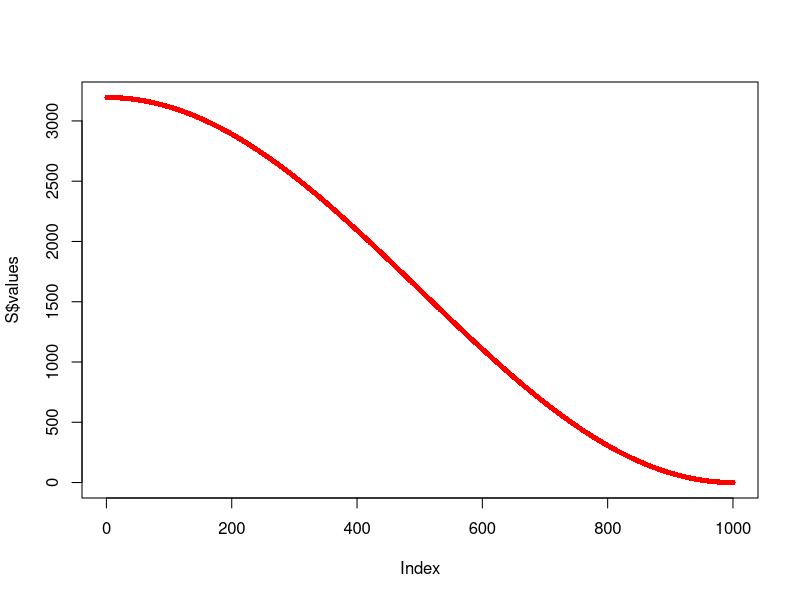
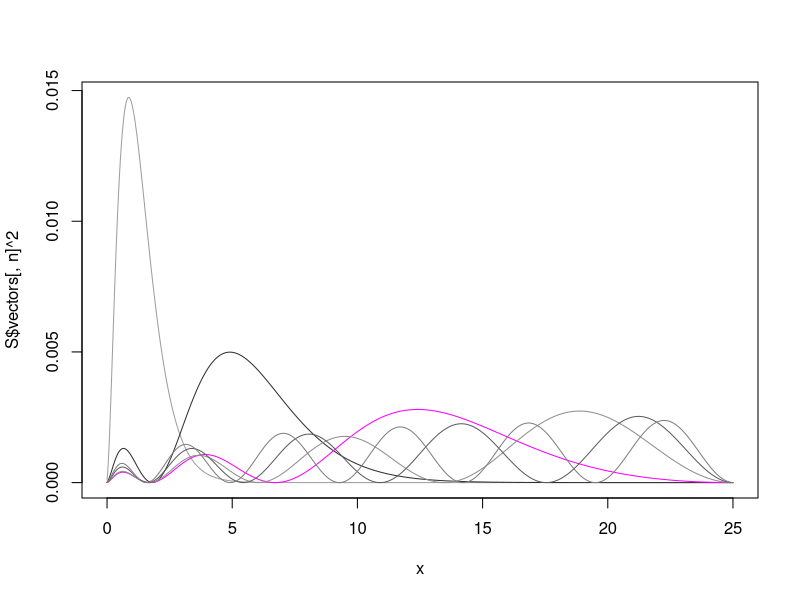

The R source for these figures, in order:
# --------------------------------------------------------------------------------------------------
# # Solving Schrödinger radial equation for the hydrogen atom
# Discretization in Bohr radius
R<-25
r<-0
n<-1000
x<-seq(r,R,length.out = n)
h<-(R-r)/(n-1)

Vf<-function( x ) {
  return( 1/sqrt((x^2)) )
}

V<-sapply( x, FUN = Vf )
V[1]<-V[2]
V<-diag( V )

L<-diag( 2, n, n )
for ( i in 1:(n-1) ) {
  L[i,i+1]<--1
  L[i+1,i]<--1
}
L<-(1/(h^2))*L

me<-9.10938356e-31
mp<-1.6726219e-27
mr<-mp*me / ( mp + me )
k<-me/mr
# Hamiltonian definition
H<-0.5 * k * L - V
# Solving problem
S<-eigen( H, symmetric = TRUE )

# --------------------------------------------------------------------------------------------------
# Plots
X11()
plot( S$values, col = 'red', pch = 16, cex = 0.7 )


m<-6
cols<-sample( colors()[ grepl('magenta', colors() ) | 
                        grepl('grey', colors() ) ], m )
X11()
plot( x, S$vectors[,n]^2, type = 'l', col = cols[1] )
for ( i in (n-1):(n-m+1) ) {
  points( x, S$vectors[,i]^2, type = 'l', col = cols[n-i+1] )
}

# Checking normalization
summary( colSums( S$vectors^2 ) )
O<-t(S$vectors) %*% S$vectors
